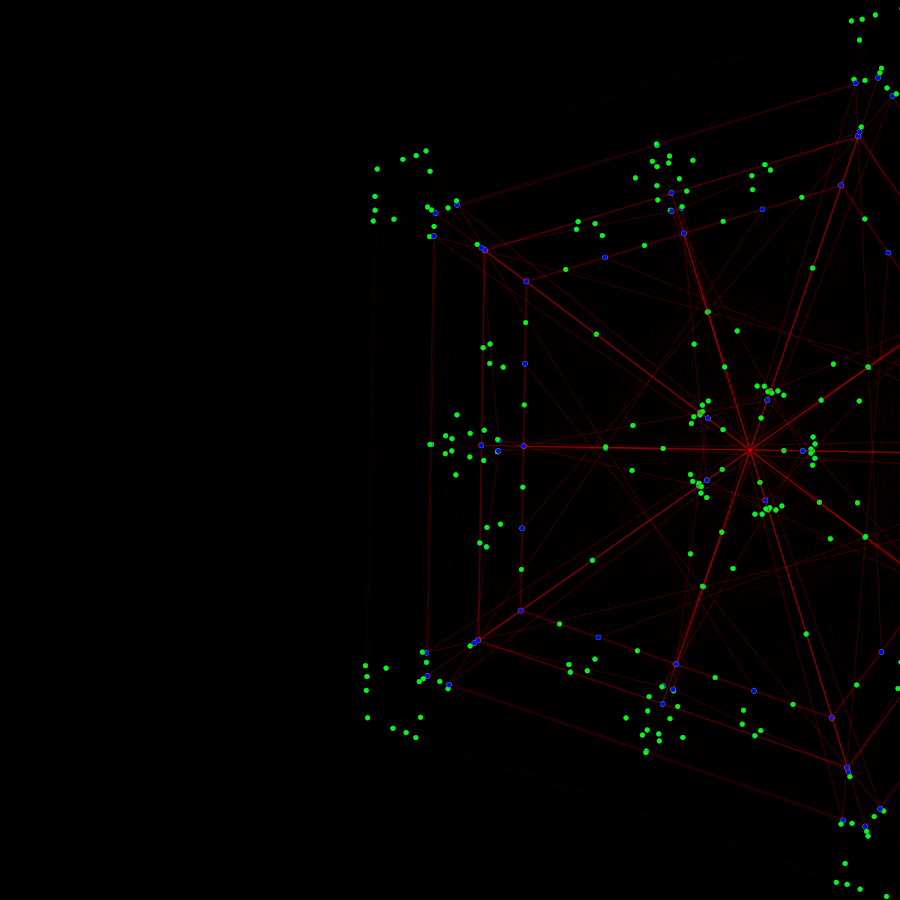
Frame 1 (no input)
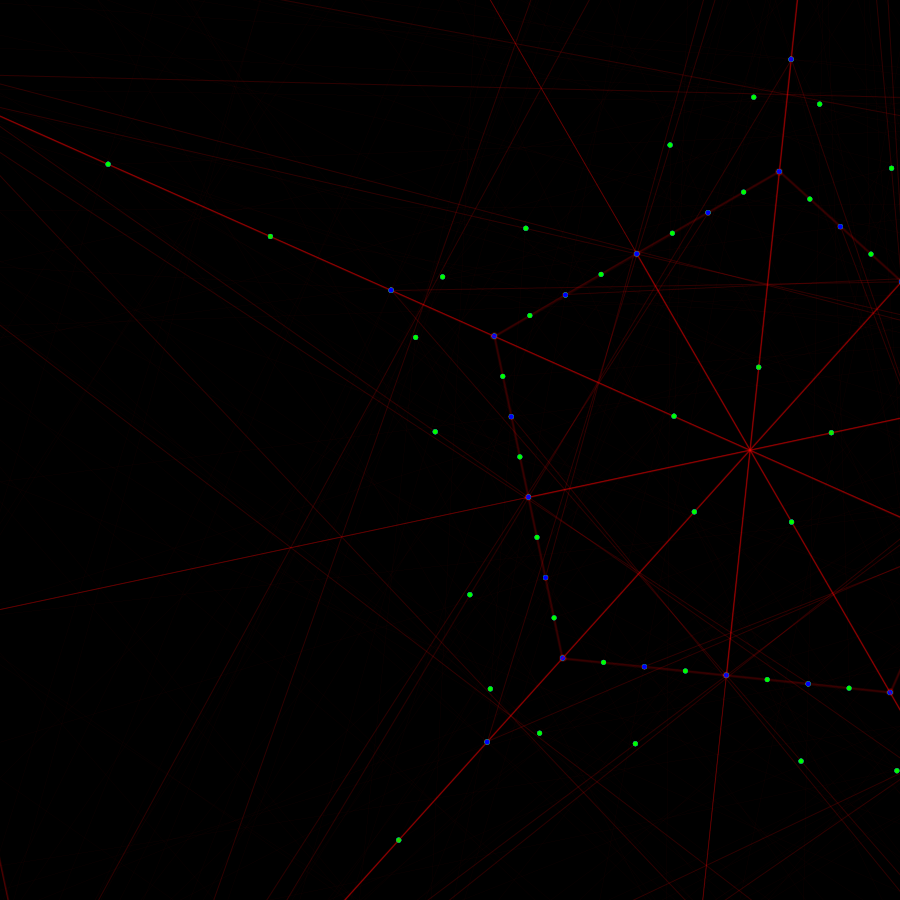
Frame 60 (the mouse pressed at the canvas centre just before this capture)
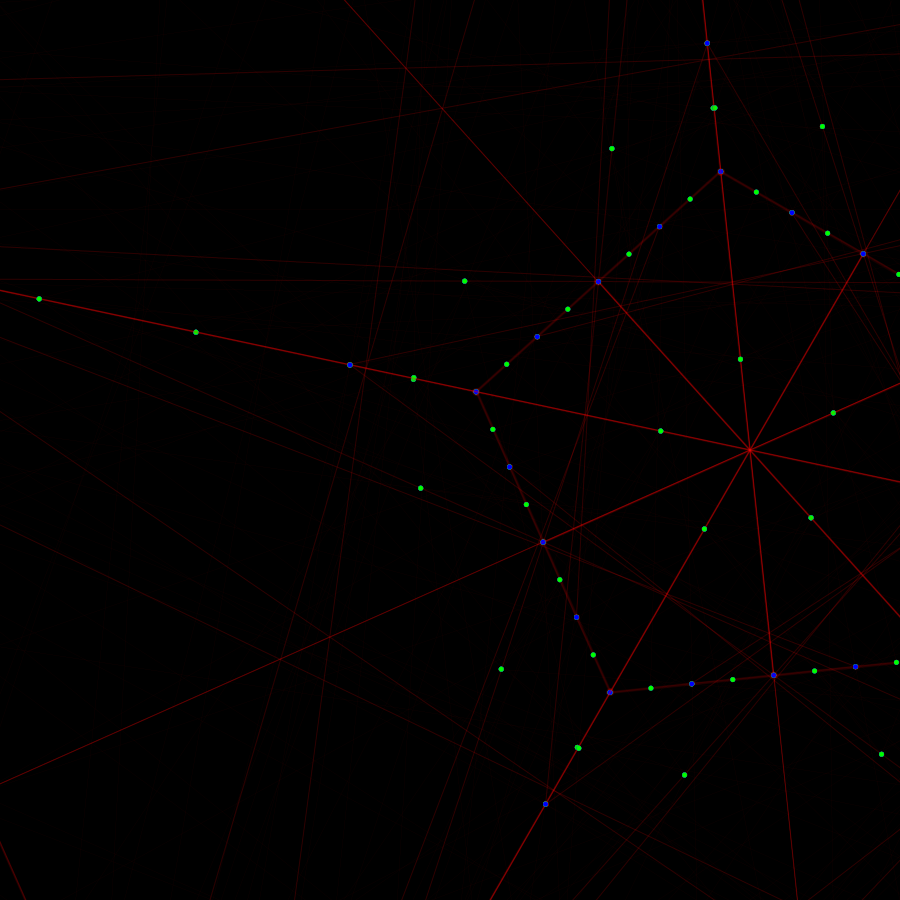
Frame 120 (the mouse held since frame 60 and released just before this capture)

The Processing sketch that drew these frames (run headless with seeded random() and noise(); from frame 60 on, the mouse is pressed at the canvas centre):

// Processing sketch: processing_126342
// ── processing_126342.pde

// reference to Design Programming Design, Fall 2013 NCKU
// and schien@mail.ncku.edu.tw
// praticeW,by chen, wu-zhi

FractalRoot pentagon;
float _strutFactor = 0.5;
float _strutNoise;
int _maxLevels = 3;

void setup() { 
  size(900, 900); 
  _strutNoise = random(200);
}

void draw() {
  background(0);
  _strutNoise += 0.01; 
  _strutFactor = (noise(_strutNoise)*5)-1;
  pentagon = new FractalRoot(frameCount); 
  pentagon.drawShape();
}



// the class to represent the pentagons
class FractalRoot { 
  PointObj[] pointArr = new PointObj[5]; 
  Branch rootBranch;

  FractalRoot(float startAngle) { 
    float centX = width-150; 
    float centY = height/2; 
    int count = 0; 
    for (int i = 0; i<360; i+=72) {
      float x = centX+(280*cos(radians(startAngle+i))); 
      float y = centY+(280*sin(radians(startAngle+i))); 
      pointArr[count] = new PointObj(x, y); 
      count++;
    } 

    rootBranch = new Branch(0, 0, pointArr);
  }

  void drawShape() { 
    rootBranch.drawMe();
  }
}

// supporting class to store points
class PointObj {
  float x, y;
  PointObj(float ex, float ey) {
    x = ex;
    y = ey;
  }
}

// supporting class to store branches
class Branch {
  int level, num;
  PointObj[] outerPoints = {
  };
  PointObj[] midPoints = {
  };
  PointObj[] projPoints = {
  };
  Branch[] myBranches = {
  };

  Branch(int lev, int n, PointObj[] points) {
    level= lev;
    num = n;
    outerPoints = points;
    midPoints = calcMidPoints();
    projPoints = calcProjPoints();
    if (level < _maxLevels) {
      Branch childBranch = new Branch(level+1, 0, projPoints); 
      myBranches = (Branch[])append(myBranches, childBranch);

      for (int k=0; k<outerPoints.length; k++) { 
        int nextk = (k+4)%outerPoints.length; 
        PointObj[] newPoints = {
          outerPoints[k], midPoints[k], projPoints[k], projPoints[nextk], midPoints[nextk]
        }; 
        childBranch = new Branch(level+1, k+1, newPoints);
        myBranches = (Branch[])append(myBranches, childBranch);
      }
    }
  }

  void drawMe() {
    strokeWeight(3 - level);
    stroke(255, 0, 0, 20);
    for (int i=0; i<outerPoints.length; i++) {
      int nexti = i+1;
      if (nexti == outerPoints.length) {
        nexti = 0;
      }
      line(outerPoints[i].x, outerPoints[i].y, outerPoints[nexti].x, outerPoints[nexti].y);
      fill(0,255,0);
      ellipse(outerPoints[i].x, outerPoints[i].y, 5, 5);
      fill(0,0,255);
      ellipse(outerPoints[nexti].x, outerPoints[nexti].y, 5, 5);
    }


    // ask the branches to draw themselves
    for (int k=0; k<myBranches.length; k++) {
      myBranches[k].drawMe();
    }
  }

  // methods for midpoint extrusion
  // the extrusion for any two points
  PointObj calcProjPoint(PointObj mp, PointObj op) { 
    float px, py; 
    px = mp.x + ((op.x - mp.x) * _strutFactor); 
    py = mp.y + ((op.y - mp.y) * _strutFactor); 
    return new PointObj(px, py);
  }
  // the extrusions for all midpoints
  PointObj[] calcProjPoints() {
    PointObj[] strutArray = new PointObj[midPoints.length]; 
    for (int i=0; i<midPoints.length; i++) {
      int nexti = (i+3)%midPoints.length; 
      PointObj thisSP = calcProjPoint(midPoints[i], outerPoints[nexti]); 
      strutArray[i] = thisSP;
    }
    return strutArray;
  }

  // methods for midpoint calculations
  // the midpoint between two points
  PointObj calcMidPoint(PointObj end1, PointObj end2) { 
    float mx, my; 
    mx = (end1.x + end2.x)/2; 
    my = (end1.y + end2.y)/2;
    return new PointObj(mx, my);
  }
  // the midpoints for all edges
  PointObj[] calcMidPoints() { 
    PointObj[] mpArray = new PointObj[outerPoints.length]; 
    for (int i = 0; i < outerPoints.length; i++) {
      int nexti = i+1; 
      if (nexti == outerPoints.length) {
        nexti = 0;
      }
      PointObj thisMP = calcMidPoint(outerPoints[i], outerPoints[nexti]); 
      mpArray[i] = thisMP;
    }
    return mpArray;
  }
}
